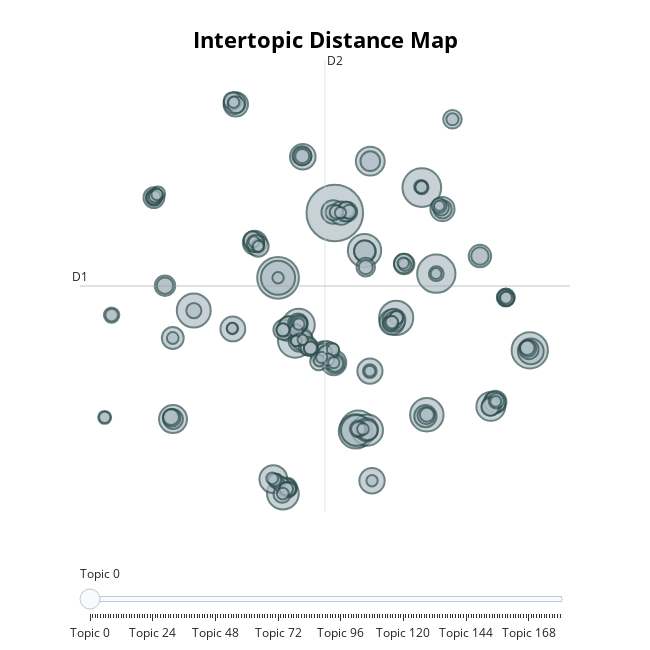

The notebook cell saved with this chart:
### Markdown cell above
We have more than 2000 outliers.

### Code cell
topic_model.visualize_topics()

### Figure 1 — Plotly figure (JSON) as saved in the notebook; plotly's stock layout.template omitted (floating-point values rounded to 4 significant figures; data arrays with more than 128 entries replaced by an {"elided": "..."} marker saying what was removed)
{"data": [{"customdata": {"elided": "181x3 mixed values"}, "hovertemplate": "<b>Topic %{customdata[0]}</b><br>%{customdata[1]}<br>Size: %{customdata[2]}", "legendgroup": "", "marker": {"color": "#B0BEC5", "size": {"elided": "181 int values"}, "sizemode": "area", "sizeref": 0.2019, "symbol": "circle", "line": {"color": "DarkSlateGrey", "width": 2}}, "mode": "markers", "name": "", "orientation": "v", "showlegend": false, "x": {"elided": "181 float values"}, "xaxis": "x", "y": {"elided": "181 float values"}, "yaxis": "y", "type": "scatter"}], "layout": {"xaxis": {"anchor": "y", "domain": [0.0, 1.0], "title": {"text": ""}, "visible": false, "range": [-13.87, 22.05]}, "yaxis": {"anchor": "x", "domain": [0.0, 1.0], "title": {"text": ""}, "visible": false, "range": [-10.01, 23.06]}, "legend": {"tracegroupgap": 0, "itemsizing": "constant"}, "margin": {"t": 60}, "title": {"font": {"size": 22, "color": "Black"}, "text": "<b>Intertopic Distance Map</b>", "y": 0.95, "x": 0.5, "xanchor": "center", "yanchor": "top"}, "hoverlabel": {"font": {"size": 16, "family": "Rockwell"}, "bgcolor": "white"}, "width": 650, "height": 650, "sliders": [{"active": 0, "pad": {"t": 50}, "steps": [{"args": [{"marker.color": {"elided": "1x181 str values"}}], "label": "Topic 0", "method": "update"}, {"args": [{"marker.color": {"elided": "1x181 str values"}}], "label": "Topic 1", "method": "update"}, {"args": [{"marker.color": {"elided": "1x181 str values"}}], "label": "Topic 2", "method": "update"}, {"args": [{"marker.color": {"elided": "1x181 str values"}}], "label": "Topic 3", "method": "update"}, {"args": [{"marker.color": {"elided": "1x181 str values"}}], "label": "Topic 4", "method": "update"}, {"args": [{"marker.color": {"elided": "1x181 str values"}}], "label": "Topic 5", "method": "update"}, {"args": [{"marker.color": {"elided": "1x181 str values"}}], "label": "Topic 6", "method": "update"}, {"args": [{"marker.color": {"elided": "1x181 str values"}}], "label": "Topic 7", "method": "update"}, {"args": [{"marker.color": {"elided": "1x181 str values"}}], "label": "Topic 8", "method": "update"}, {"args": [{"marker.color": {"elided": "1x181 str values"}}], "label": "Topic 9", "method": "update"}, {"args": [{"marker.color": {"elided": "1x181 str values"}}], "label": "Topic 10", "method": "update"}, {"args": [{"marker.color": {"elided": "1x181 str values"}}], "label": "Topic 11", "method": "update"}, {"args": [{"marker.color": {"elided": "1x181 str values"}}], "label": "Topic 12", "method": "update"}, {"args": [{"marker.color": {"elided": "1x181 str values"}}], "label": "Topic 13", "method": "update"}, {"args": [{"marker.color": {"elided": "1x181 str values"}}], "label": "Topic 14", "method": "update"}, {"args": [{"marker.color": {"elided": "1x181 str values"}}], "label": "Topic 15", "method": "update"}, {"args": [{"marker.color": {"elided": "1x181 str values"}}], "label": "Topic 16", "method": "update"}, {"args": [{"marker.color": {"elided": "1x181 str values"}}], "label": "Topic 17", "method": "update"}, {"args": [{"marker.color": {"elided": "1x181 str values"}}], "label": "Topic 18", "method": "update"}, {"args": [{"marker.color": {"elided": "1x181 str values"}}], "label": "Topic 19", "method": "update"}, {"args": [{"marker.color": {"elided": "1x181 str values"}}], "label": "Topic 20", "method": "update"}, {"args": [{"marker.color": {"elided": "1x181 str values"}}], "label": "Topic 21", "method": "update"}, {"args": [{"marker.color": {"elided": "1x181 str values"}}], "label": "Topic 22", "method": "update"}, {"args": [{"marker.color": {"elided": "1x181 str values"}}], "label": "Topic 23", "method": "update"}, {"args": [{"marker.color": {"elided": "1x181 str values"}}], "label": "Topic 24", "method": "update"}, {"args": [{"marker.color": {"elided": "1x181 str values"}}], "label": "Topic 25", "method": "update"}, {"args": [{"marker.color": {"elided": "1x181 str values"}}], "label": "Topic 26", "method": "update"}, {"args": [{"marker.color": {"elided": "1x181 str values"}}], "label": "Topic 27", "method": "update"}, {"args": [{"marker.color": {"elided": "1x181 str values"}}], "label": "Topic 28", "method": "update"}, {"args": [{"marker.color": {"elided": "1x181 str values"}}], "label": "Topic 29", "method": "update"}, {"args": [{"marker.color": {"elided": "1x181 str values"}}], "label": "Topic 30", "method": "update"}, {"args": [{"marker.color": {"elided": "1x181 str values"}}], "label": "Topic 31", "method": "update"}, {"args": [{"marker.color": {"elided": "1x181 str values"}}], "label": "Topic 32", "method": "update"}, {"args": [{"marker.color": {"elided": "1x181 str values"}}], "label": "Topic 33", "method": "update"}, {"args": [{"marker.color": {"elided": "1x181 str values"}}], "label": "Topic 34", "method": "update"}, {"args": [{"marker.color": {"elided": "1x181 str values"}}], "label": "Topic 35", "method": "update"}, {"args": [{"marker.color": {"elided": "1x181 str values"}}], "label": "Topic 36", "method": "update"}, {"args": [{"marker.color": {"elided": "1x181 str values"}}], "label": "Topic 37", "method": "update"}, {"args": [{"marker.color": {"elided": "1x181 str values"}}], "label": "Topic 38", "method": "update"}, {"args": [{"marker.color": {"elided": "1x181 str values"}}], "label": "Topic 39", "method": "update"}, {"args": [{"marker.color": {"elided": "1x181 str values"}}], "label": "Topic 40", "method": "update"}, {"args": [{"marker.color": {"elided": "1x181 str values"}}], "label": "Topic 41", "method": "update"}, {"args": [{"marker.color": {"elided": "1x181 str values"}}], "label": "Topic 42", "method": "update"}, {"args": [{"marker.color": {"elided": "1x181 str values"}}], "label": "Topic 43", "method": "update"}, {"args": [{"marker.color": {"elided": "1x181 str values"}}], "label": "Topic 44", "method": "update"}, {"args": [{"marker.color": {"elided": "1x181 str values"}}], "label": "Topic 45", "method": "update"}, {"args": [{"marker.color": {"elided": "1x181 str values"}}], "label": "Topic 46", "method": "update"}, {"args": [{"marker.color": {"elided": "1x181 str values"}}], "label": "Topic 47", "method": "update"}, {"args": [{"marker.color": {"elided": "1x181 str values"}}], "label": "Topic 48", "method": "update"}, {"args": [{"marker.color": {"elided": "1x181 str values"}}], "label": "Topic 49", "method": "update"}, {"args": [{"marker.color": {"elided": "1x181 str values"}}], "label": "Topic 50", "method": "update"}, {"args": [{"marker.color": {"elided": "1x181 str values"}}], "label": "Topic 51", "method": "update"}, {"args": [{"marker.color": {"elided": "1x181 str values"}}], "label": "Topic 52", "method": "update"}, {"args": [{"marker.color": {"elided": "1x181 str values"}}], "label": "Topic 53", "method": "update"}, {"args": [{"marker.color": {"elided": "1x181 str values"}}], "label": "Topic 54", "method": "update"}, {"args": [{"marker.color": {"elided": "1x181 str values"}}], "label": "Topic 55", "method": "update"}, {"args": [{"marker.color": {"elided": "1x181 str values"}}], "label": "Topic 56", "method": "update"}, {"args": [{"marker.color": {"elided": "1x181 str values"}}], "label": "Topic 57", "method": "update"}, {"args": [{"marker.color": {"elided": "1x181 str values"}}], "label": "Topic 58", "method": "update"}, {"args": [{"marker.color": {"elided": "1x181 str values"}}], "label": "Topic 59", "method": "update"}, {"args": [{"marker.color": {"elided": "1x181 str values"}}], "label": "Topic 60", "method": "update"}, {"args": [{"marker.color": {"elided": "1x181 str values"}}], "label": "Topic 61", "method": "update"}, {"args": [{"marker.color": {"elided": "1x181 str values"}}], "label": "Topic 62", "method": "update"}, {"args": [{"marker.color": {"elided": "1x181 str values"}}], "label": "Topic 63", "method": "update"}, {"args": [{"marker.color": {"elided": "1x181 str values"}}], "label": "Topic 64", "method": "update"}, {"args": [{"marker.color": {"elided": "1x181 str values"}}], "label": "Topic 65", "method": "update"}, {"args": [{"marker.color": {"elided": "1x181 str values"}}], "label": "Topic 66", "method": "update"}, {"args": [{"marker.color": {"elided": "1x181 str values"}}], "label": "Topic 67", "method": "update"}, {"args": [{"marker.color": {"elided": "1x181 str values"}}], "label": "Topic 68", "method": "update"}, {"args": [{"marker.color": {"elided": "1x181 str values"}}], "label": "Topic 69", "method": "update"}, {"args": [{"marker.color": {"elided": "1x181 str values"}}], "label": "Topic 70", "method": "update"}, {"args": [{"marker.color": {"elided": "1x181 str values"}}], "label": "Topic 71", "method": "update"}, {"args": [{"marker.color": {"elided": "1x181 str values"}}], "label": "Topic 72", "method": "update"}, {"args": [{"marker.color": {"elided": "1x181 str values"}}], "label": "Topic 73", "method": "update"}, {"args": [{"marker.color": {"elided": "1x181 str values"}}], "label": "Topic 74", "method": "update"}, {"args": [{"marker.color": {"elided": "1x181 str values"}}], "label": "Topic 75", "method": "update"}, {"args": [{"marker.color": {"elided": "1x181 str values"}}], "label": "Topic 76", "method": "update"}, {"args": [{"marker.color": {"elided": "1x181 str values"}}], "label": "Topic 77", "method": "update"}, {"args": [{"marker.color": {"elided": "1x181 str values"}}], "label": "Topic 78", "method": "update"}, {"args": [{"marker.color": {"elided": "1x181 str values"}}], "label": "Topic 79", "method": "update"}, {"args": [{"marker.color": {"elided": "1x181 str values"}}], "label": "Topic 80", "method": "update"}, {"args": [{"marker.color": {"elided": "1x181 str values"}}], "label": "Topic 81", "method": "update"}, {"args": [{"marker.color": {"elided": "1x181 str values"}}], "label": "Topic 82", "method": "update"}, {"args": [{"marker.color": {"elided": "1x181 str values"}}], "label": "Topic 83", "method": "update"}, {"args": [{"marker.color": {"elided": "1x181 str values"}}], "label": "Topic 84", "method": "update"}, {"args": [{"marker.color": {"elided": "1x181 str values"}}], "label": "Topic 85", "method": "update"}, {"args": [{"marker.color": {"elided": "1x181 str values"}}], "label": "Topic 86", "method": "update"}, {"args": [{"marker.color": {"elided": "1x181 str values"}}], "label": "Topic 87", "method": "update"}, {"args": [{"marker.color": {"elided": "1x181 str values"}}], "label": "Topic 88", "method": "update"}, {"args": [{"marker.color": {"elided": "1x181 str values"}}], "label": "Topic 89", "method": "update"}, {"args": [{"marker.color": {"elided": "1x181 str values"}}], "label": "Topic 90", "method": "update"}, {"args": [{"marker.color": {"elided": "1x181 str values"}}], "label": "Topic 91", "method": "update"}, {"args": [{"marker.color": {"elided": "1x181 str values"}}], "label": "Topic 92", "method": "update"}, {"args": [{"marker.color": {"elided": "1x181 str values"}}], "label": "Topic 93", "method": "update"}, {"args": [{"marker.color": {"elided": "1x181 str values"}}], "label": "Topic 94", "method": "update"}, {"args": [{"marker.color": {"elided": "1x181 str values"}}], "label": "Topic 95", "method": "update"}, {"args": [{"marker.color": {"elided": "1x181 str values"}}], "label": "Topic 96", "method": "update"}, {"args": [{"marker.color": {"elided": "1x181 str values"}}], "label": "Topic 97", "method": "update"}, {"args": [{"marker.color": {"elided": "1x181 str values"}}], "label": "Topic 98", "method": "update"}, {"args": [{"marker.color": {"elided": "1x181 str values"}}], "label": "Topic 99", "method": "update"}, {"args": [{"marker.color": {"elided": "1x181 str values"}}], "label": "Topic 100", "method": "update"}, {"args": [{"marker.color": {"elided": "1x181 str values"}}], "label": "Topic 101", "method": "update"}, {"args": [{"marker.color": {"elided": "1x181 str values"}}], "label": "Topic 102", "method": "update"}, {"args": [{"marker.color": {"elided": "1x181 str values"}}], "label": "Topic 103", "method": "update"}, {"args": [{"marker.color": {"elided": "1x181 str values"}}], "label": "Topic 104", "method": "update"}, {"args": [{"marker.color": {"elided": "1x181 str values"}}], "label": "Topic 105", "method": "update"}, {"args": [{"marker.color": {"elided": "1x181 str values"}}], "label": "Topic 106", "method": "update"}, {"args": [{"marker.color": {"elided": "1x181 str values"}}], "label": "Topic 107", "method": "update"}, {"args": [{"marker.color": {"elided": "1x181 str values"}}], "label": "Topic 108", "method": "update"}, {"args": [{"marker.color": {"elided": "1x181 str values"}}], "label": "Topic 109", "method": "update"}, {"args": [{"marker.color": {"elided": "1x181 str values"}}], "label": "Topic 110", "method": "update"}, {"args": [{"marker.color": {"elided": "1x181 str values"}}], "label": "Topic 111", "method": "update"}, {"args": [{"marker.color": {"elided": "1x181 str values"}}], "label": "Topic 112", "method": "update"}, {"args": [{"marker.color": {"elided": "1x181 str values"}}], "label": "Topic 113", "method": "update"}, {"args": [{"marker.color": {"elided": "1x181 str values"}}], "label": "Topic 114", "method": "update"}, {"args": [{"marker.color": {"elided": "1x181 str values"}}], "label": "Topic 115", "method": "update"}, {"args": [{"marker.color": {"elided": "1x181 str values"}}], "label": "Topic 116", "method": "update"}, {"args": [{"marker.color": {"elided": "1x181 str values"}}], "label": "Topic 117", "method": "update"}, {"args": [{"marker.color": {"elided": "1x181 str values"}}], "label": "Topic 118", "method": "update"}, {"args": [{"marker.color": {"elided": "1x181 str values"}}], "label": "Topic 119", "method": "update"}, {"args": [{"marker.color": {"elided": "1x181 str values"}}], "label": "Topic 120", "method": "update"}, {"args": [{"marker.color": {"elided": "1x181 str values"}}], "label": "Topic 121", "method": "update"}, {"args": [{"marker.color": {"elided": "1x181 str values"}}], "label": "Topic 122", "method": "update"}, {"args": [{"marker.color": {"elided": "1x181 str values"}}], "label": "Topic 123", "method": "update"}, {"args": [{"marker.color": {"elided": "1x181 str values"}}], "label": "Topic 124", "method": "update"}, {"args": [{"marker.color": {"elided": "1x181 str values"}}], "label": "Topic 125", "method": "update"}, {"args": [{"marker.color": {"elided": "1x181 str values"}}], "label": "Topic 126", "method": "update"}, {"args": [{"marker.color": {"elided": "1x181 str values"}}], "label": "Topic 127", "method": "update"}, {"args": [{"marker.color": {"elided": "1x181 str values"}}], "label": "Topic 128", "method": "update"}, {"args": [{"marker.color": {"elided": "1x181 str values"}}], "label": "Topic 129", "method": "update"}, {"args": [{"marker.color": {"elided": "1x181 str values"}}], "label": "Topic 130", "method": "update"}, {"args": [{"marker.color": {"elided": "1x181 str values"}}], "label": "Topic 131", "method": "update"}, {"args": [{"marker.color": {"elided": "1x181 str values"}}], "label": "Topic 132", "method": "update"}, {"args": [{"marker.color": {"elided": "1x181 str values"}}], "label": "Topic 133", "method": "update"}, {"args": [{"marker.color": {"elided": "1x181 str values"}}], "label": "Topic 134", "method": "update"}, {"args": [{"marker.color": {"elided": "1x181 str values"}}], "label": "Topic 135", "method": "update"}, {"args": [{"marker.color": {"elided": "1x181 str values"}}], "label": "Topic 136", "method": "update"}, {"args": [{"marker.color": {"elided": "1x181 str values"}}], "label": "Topic 137", "method": "update"}, {"args": [{"marker.color": {"elided": "1x181 str values"}}], "label": "Topic 138", "method": "update"}, {"args": [{"marker.color": {"elided": "1x181 str values"}}], "label": "Topic 139", "method": "update"}, {"args": [{"marker.color": {"elided": "1x181 str values"}}], "label": "Topic 140", "method": "update"}, {"args": [{"marker.color": {"elided": "1x181 str values"}}], "label": "Topic 141", "method": "update"}, {"args": [{"marker.color": {"elided": "1x181 str values"}}], "label": "Topic 142", "method": "update"}, {"args": [{"marker.color": {"elided": "1x181 str values"}}], "label": "Topic 143", "method": "update"}, {"args": [{"marker.color": {"elided": "1x181 str values"}}], "label": "Topic 144", "method": "update"}, {"args": [{"marker.color": {"elided": "1x181 str values"}}], "label": "Topic 145", "method": "update"}, {"args": [{"marker.color": {"elided": "1x181 str values"}}], "label": "Topic 146", "method": "update"}, {"args": [{"marker.color": {"elided": "1x181 str values"}}], "label": "Topic 147", "method": "update"}, {"args": [{"marker.color": {"elided": "1x181 str values"}}], "label": "Topic 148", "method": "update"}, {"args": [{"marker.color": {"elided": "1x181 str values"}}], "label": "Topic 149", "method": "update"}, {"args": [{"marker.color": {"elided": "1x181 str values"}}], "label": "Topic 150", "method": "update"}, {"args": [{"marker.color": {"elided": "1x181 str values"}}], "label": "Topic 151", "method": "update"}, {"args": [{"marker.color": {"elided": "1x181 str values"}}], "label": "Topic 152", "method": "update"}, {"args": [{"marker.color": {"elided": "1x181 str values"}}], "label": "Topic 153", "method": "update"}, {"args": [{"marker.color": {"elided": "1x181 str values"}}], "label": "Topic 154", "method": "update"}, {"args": [{"marker.color": {"elided": "1x181 str values"}}], "label": "Topic 155", "method": "update"}, {"args": [{"marker.color": {"elided": "1x181 str values"}}], "label": "Topic 156", "method": "update"}, {"args": [{"marker.color": {"elided": "1x181 str values"}}], "label": "Topic 157", "method": "update"}, {"args": [{"marker.color": {"elided": "1x181 str values"}}], "label": "Topic 158", "method": "update"}, {"args": [{"marker.color": {"elided": "1x181 str values"}}], "label": "Topic 159", "method": "update"}, {"args": [{"marker.color": {"elided": "1x181 str values"}}], "label": "Topic 160", "method": "update"}, {"args": [{"marker.color": {"elided": "1x181 str values"}}], "label": "Topic 161", "method": "update"}, {"args": [{"marker.color": {"elided": "1x181 str values"}}], "label": "Topic 162", "method": "update"}, {"args": [{"marker.color": {"elided": "1x181 str values"}}], "label": "Topic 163", "method": "update"}, {"args": [{"marker.color": {"elided": "1x181 str values"}}], "label": "Topic 164", "method": "update"}, {"args": [{"marker.color": {"elided": "1x181 str values"}}], "label": "Topic 165", "method": "update"}, {"args": [{"marker.color": {"elided": "1x181 str values"}}], "label": "Topic 166", "method": "update"}, {"args": [{"marker.color": {"elided": "1x181 str values"}}], "label": "Topic 167", "method": "update"}, {"args": [{"marker.color": {"elided": "1x181 str values"}}], "label": "Topic 168", "method": "update"}, {"args": [{"marker.color": {"elided": "1x181 str values"}}], "label": "Topic 169", "method": "update"}, {"args": [{"marker.color": {"elided": "1x181 str values"}}], "label": "Topic 170", "method": "update"}, {"args": [{"marker.color": {"elided": "1x181 str values"}}], "label": "Topic 171", "method": "update"}, {"args": [{"marker.color": {"elided": "1x181 str values"}}], "label": "Topic 172", "method": "update"}, {"args": [{"marker.color": {"elided": "1x181 str values"}}], "label": "Topic 173", "method": "update"}, {"args": [{"marker.color": {"elided": "1x181 str values"}}], "label": "Topic 174", "method": "update"}, {"args": [{"marker.color": {"elided": "1x181 str values"}}], "label": "Topic 175", "method": "update"}, {"args": [{"marker.color": {"elided": "1x181 str values"}}], "label": "Topic 176", "method": "update"}, {"args": [{"marker.color": {"elided": "1x181 str values"}}], "label": "Topic 177", "method": "update"}, {"args": [{"marker.color": {"elided": "1x181 str values"}}], "label": "Topic 178", "method": "update"}, {"args": [{"marker.color": {"elided": "1x181 str values"}}], "label": "Topic 179", "method": "update"}, {"args": [{"marker.color": {"elided": "1x181 str values"}}], "label": "Topic 180", "method": "update"}]}], "shapes": [{"line": {"color": "#CFD8DC", "width": 2}, "type": "line", "x0": 4.087, "x1": 4.087, "y0": -10.01, "y1": 23.06}, {"line": {"color": "#9E9E9E", "width": 2}, "type": "line", "x0": -13.87, "x1": 22.05, "y0": 6.526, "y1": 6.526}], "annotations": [{"showarrow": false, "text": "D1", "x": -13.87, "y": 6.526, "yshift": 10}, {"showarrow": false, "text": "D2", "x": 4.087, "xshift": 10, "y": 23.06}]}}
